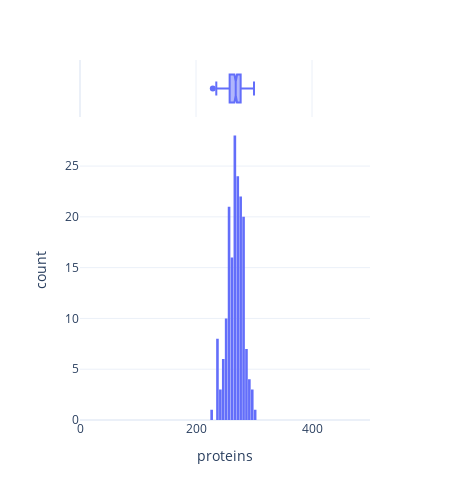

Notebook source saved alongside this figure:
### Code cell
# Supplementary figure 
subset_df = pg_long_blood.copy()
subset_df.LFQ_intensity = np.log2(subset_df.LFQ_intensity)
subset_df = subset_df.loc[(subset_df['study_cohort'].notnull())]
count_df = subset_df.groupby(['sample_id','study_cohort']).size().reset_index()
count_df.columns = ['samples','study_cohort','proteins']
count_df= count_df.sort_values(['study_cohort','proteins'], ascending = [False, False])
fig = px.histogram(count_df, x="proteins", 
                   marginal="box", # or violin, rug
                   hover_data=count_df.columns,
                   #nbins = 16,
                   template = 'plotly_white',
                   height = 500, width = 450)
fig.update_layout(bargap = 0.1)
fig.update_xaxes(range = [0,500])
fig.write_image('../submission/info/S6.svg', height = 400, width = 1000)
fig.show()

### Figure 1 — Plotly figure (JSON) as saved in the notebook; plotly's stock layout.template omitted (floating-point values rounded to 4 significant figures; data arrays with more than 128 entries replaced by an {"elided": "..."} marker saying what was removed)
{"data": [{"alignmentgroup": "True", "bingroup": "x", "hovertemplate": "proteins=%{x}<br>count=%{y}<extra></extra>", "legendgroup": "", "marker": {"color": "#636efa", "pattern": {"shape": ""}}, "name": "", "offsetgroup": "", "orientation": "v", "showlegend": false, "type": "histogram", "x": {"elided": "174 int values"}, "xaxis": "x", "yaxis": "y"}, {"alignmentgroup": "True", "customdata": {"elided": "174x2 str values"}, "hovertemplate": "proteins=%{x}<br>samples=%{customdata[0]}<br>study_cohort=%{customdata[1]}<extra></extra>", "legendgroup": "", "marker": {"color": "#636efa"}, "name": "", "notched": true, "offsetgroup": "", "showlegend": false, "type": "box", "x": {"elided": "174 int values"}, "xaxis": "x2", "yaxis": "y2"}], "layout": {"bargap": 0.1, "barmode": "relative", "height": 500, "legend": {"tracegroupgap": 0}, "margin": {"t": 60}, "width": 450, "xaxis": {"anchor": "y", "domain": [0, 1], "range": [0, 500], "title": {"text": "proteins"}}, "xaxis2": {"anchor": "y2", "domain": [0, 1], "matches": "x", "range": [0, 500], "showgrid": true, "showticklabels": false}, "yaxis": {"anchor": "x", "domain": [0, 0.8316], "title": {"text": "count"}}, "yaxis2": {"anchor": "x2", "domain": [0.8416, 1], "matches": "y2", "showgrid": false, "showline": false, "showticklabels": false, "ticks": ""}}}
